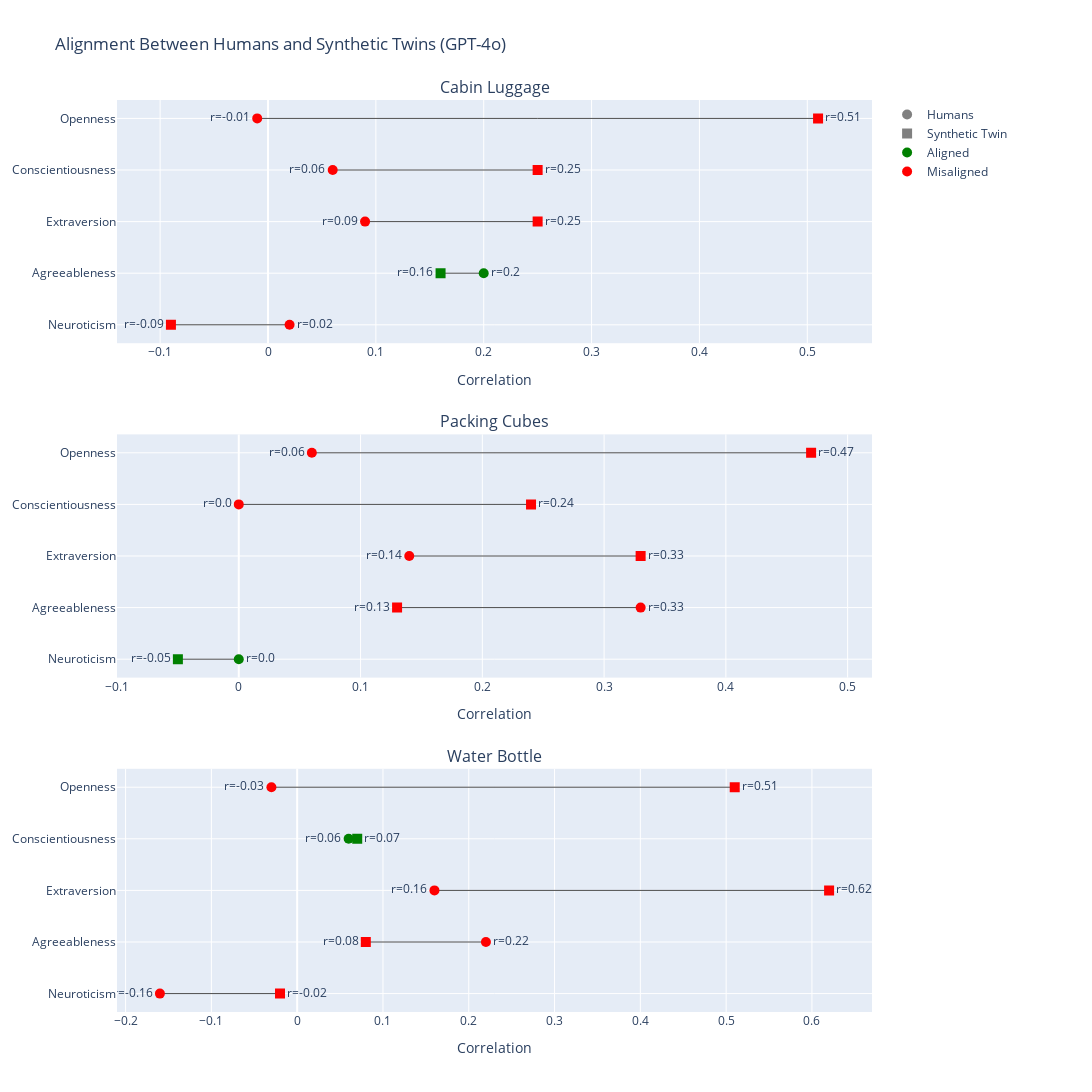

Notebook code cell kept with this figure:
### Code cell
plot_alignment_with_humans("gpt-4o")

### Figure 1 — Plotly figure (JSON) as saved in the notebook; plotly's stock layout.template omitted (floating-point values rounded to 4 significant figures)
{"data": [{"line": {"color": "black", "width": 1}, "mode": "lines", "opacity": 0.7, "showlegend": false, "type": "scatter", "x": [-0.01, 0.51], "xaxis": "x", "y": ["Openness", "Openness"], "yaxis": "y"}, {"marker": {"color": "red", "size": 10, "symbol": "circle"}, "mode": "markers+text", "showlegend": false, "text": ["r=-0.01"], "textposition": "middle left", "type": "scatter", "x": [-0.01], "xaxis": "x", "y": ["Openness"], "yaxis": "y"}, {"marker": {"color": "red", "size": 10, "symbol": "square"}, "mode": "markers+text", "showlegend": false, "text": ["r=0.51"], "textposition": "middle right", "type": "scatter", "x": [0.51], "xaxis": "x", "y": ["Openness"], "yaxis": "y"}, {"line": {"color": "black", "width": 1}, "mode": "lines", "opacity": 0.7, "showlegend": false, "type": "scatter", "x": [0.06, 0.25], "xaxis": "x", "y": ["Conscientiousness", "Conscientiousness"], "yaxis": "y"}, {"marker": {"color": "red", "size": 10, "symbol": "circle"}, "mode": "markers+text", "showlegend": false, "text": ["r=0.06"], "textposition": "middle left", "type": "scatter", "x": [0.06], "xaxis": "x", "y": ["Conscientiousness"], "yaxis": "y"}, {"marker": {"color": "red", "size": 10, "symbol": "square"}, "mode": "markers+text", "showlegend": false, "text": ["r=0.25"], "textposition": "middle right", "type": "scatter", "x": [0.25], "xaxis": "x", "y": ["Conscientiousness"], "yaxis": "y"}, {"line": {"color": "black", "width": 1}, "mode": "lines", "opacity": 0.7, "showlegend": false, "type": "scatter", "x": [0.09, 0.25], "xaxis": "x", "y": ["Extraversion", "Extraversion"], "yaxis": "y"}, {"marker": {"color": "red", "size": 10, "symbol": "circle"}, "mode": "markers+text", "showlegend": false, "text": ["r=0.09"], "textposition": "middle left", "type": "scatter", "x": [0.09], "xaxis": "x", "y": ["Extraversion"], "yaxis": "y"}, {"marker": {"color": "red", "size": 10, "symbol": "square"}, "mode": "markers+text", "showlegend": false, "text": ["r=0.25"], "textposition": "middle right", "type": "scatter", "x": [0.25], "xaxis": "x", "y": ["Extraversion"], "yaxis": "y"}, {"line": {"color": "black", "width": 1}, "mode": "lines", "opacity": 0.7, "showlegend": false, "type": "scatter", "x": [0.2, 0.16], "xaxis": "x", "y": ["Agreeableness", "Agreeableness"], "yaxis": "y"}, {"marker": {"color": "green", "size": 10, "symbol": "circle"}, "mode": "markers+text", "showlegend": false, "text": ["r=0.2"], "textposition": "middle right", "type": "scatter", "x": [0.2], "xaxis": "x", "y": ["Agreeableness"], "yaxis": "y"}, {"marker": {"color": "green", "size": 10, "symbol": "square"}, "mode": "markers+text", "showlegend": false, "text": ["r=0.16"], "textposition": "middle left", "type": "scatter", "x": [0.16], "xaxis": "x", "y": ["Agreeableness"], "yaxis": "y"}, {"line": {"color": "black", "width": 1}, "mode": "lines", "opacity": 0.7, "showlegend": false, "type": "scatter", "x": [0.02, -0.09], "xaxis": "x", "y": ["Neuroticism", "Neuroticism"], "yaxis": "y"}, {"marker": {"color": "red", "size": 10, "symbol": "circle"}, "mode": "markers+text", "showlegend": false, "text": ["r=0.02"], "textposition": "middle right", "type": "scatter", "x": [0.02], "xaxis": "x", "y": ["Neuroticism"], "yaxis": "y"}, {"marker": {"color": "red", "size": 10, "symbol": "square"}, "mode": "markers+text", "showlegend": false, "text": ["r=-0.09"], "textposition": "middle left", "type": "scatter", "x": [-0.09], "xaxis": "x", "y": ["Neuroticism"], "yaxis": "y"}, {"line": {"color": "black", "width": 1}, "mode": "lines", "opacity": 0.7, "showlegend": false, "type": "scatter", "x": [0.06, 0.47], "xaxis": "x2", "y": ["Openness", "Openness"], "yaxis": "y2"}, {"marker": {"color": "red", "size": 10, "symbol": "circle"}, "mode": "markers+text", "showlegend": false, "text": ["r=0.06"], "textposition": "middle left", "type": "scatter", "x": [0.06], "xaxis": "x2", "y": ["Openness"], "yaxis": "y2"}, {"marker": {"color": "red", "size": 10, "symbol": "square"}, "mode": "markers+text", "showlegend": false, "text": ["r=0.47"], "textposition": "middle right", "type": "scatter", "x": [0.47], "xaxis": "x2", "y": ["Openness"], "yaxis": "y2"}, {"line": {"color": "black", "width": 1}, "mode": "lines", "opacity": 0.7, "showlegend": false, "type": "scatter", "x": [0, 0.24], "xaxis": "x2", "y": ["Conscientiousness", "Conscientiousness"], "yaxis": "y2"}, {"marker": {"color": "red", "size": 10, "symbol": "circle"}, "mode": "markers+text", "showlegend": false, "text": ["r=0.0"], "textposition": "middle left", "type": "scatter", "x": [0], "xaxis": "x2", "y": ["Conscientiousness"], "yaxis": "y2"}, {"marker": {"color": "red", "size": 10, "symbol": "square"}, "mode": "markers+text", "showlegend": false, "text": ["r=0.24"], "textposition": "middle right", "type": "scatter", "x": [0.24], "xaxis": "x2", "y": ["Conscientiousness"], "yaxis": "y2"}, {"line": {"color": "black", "width": 1}, "mode": "lines", "opacity": 0.7, "showlegend": false, "type": "scatter", "x": [0.14, 0.33], "xaxis": "x2", "y": ["Extraversion", "Extraversion"], "yaxis": "y2"}, {"marker": {"color": "red", "size": 10, "symbol": "circle"}, "mode": "markers+text", "showlegend": false, "text": ["r=0.14"], "textposition": "middle left", "type": "scatter", "x": [0.14], "xaxis": "x2", "y": ["Extraversion"], "yaxis": "y2"}, {"marker": {"color": "red", "size": 10, "symbol": "square"}, "mode": "markers+text", "showlegend": false, "text": ["r=0.33"], "textposition": "middle right", "type": "scatter", "x": [0.33], "xaxis": "x2", "y": ["Extraversion"], "yaxis": "y2"}, {"line": {"color": "black", "width": 1}, "mode": "lines", "opacity": 0.7, "showlegend": false, "type": "scatter", "x": [0.33, 0.13], "xaxis": "x2", "y": ["Agreeableness", "Agreeableness"], "yaxis": "y2"}, {"marker": {"color": "red", "size": 10, "symbol": "circle"}, "mode": "markers+text", "showlegend": false, "text": ["r=0.33"], "textposition": "middle right", "type": "scatter", "x": [0.33], "xaxis": "x2", "y": ["Agreeableness"], "yaxis": "y2"}, {"marker": {"color": "red", "size": 10, "symbol": "square"}, "mode": "markers+text", "showlegend": false, "text": ["r=0.13"], "textposition": "middle left", "type": "scatter", "x": [0.13], "xaxis": "x2", "y": ["Agreeableness"], "yaxis": "y2"}, {"line": {"color": "black", "width": 1}, "mode": "lines", "opacity": 0.7, "showlegend": false, "type": "scatter", "x": [0, -0.05], "xaxis": "x2", "y": ["Neuroticism", "Neuroticism"], "yaxis": "y2"}, {"marker": {"color": "green", "size": 10, "symbol": "circle"}, "mode": "markers+text", "showlegend": false, "text": ["r=0.0"], "textposition": "middle right", "type": "scatter", "x": [0], "xaxis": "x2", "y": ["Neuroticism"], "yaxis": "y2"}, {"marker": {"color": "green", "size": 10, "symbol": "square"}, "mode": "markers+text", "showlegend": false, "text": ["r=-0.05"], "textposition": "middle left", "type": "scatter", "x": [-0.05], "xaxis": "x2", "y": ["Neuroticism"], "yaxis": "y2"}, {"line": {"color": "black", "width": 1}, "mode": "lines", "opacity": 0.7, "showlegend": false, "type": "scatter", "x": [-0.03, 0.51], "xaxis": "x3", "y": ["Openness", "Openness"], "yaxis": "y3"}, {"marker": {"color": "red", "size": 10, "symbol": "circle"}, "mode": "markers+text", "showlegend": false, "text": ["r=-0.03"], "textposition": "middle left", "type": "scatter", "x": [-0.03], "xaxis": "x3", "y": ["Openness"], "yaxis": "y3"}, {"marker": {"color": "red", "size": 10, "symbol": "square"}, "mode": "markers+text", "showlegend": false, "text": ["r=0.51"], "textposition": "middle right", "type": "scatter", "x": [0.51], "xaxis": "x3", "y": ["Openness"], "yaxis": "y3"}, {"line": {"color": "black", "width": 1}, "mode": "lines", "opacity": 0.7, "showlegend": false, "type": "scatter", "x": [0.06, 0.07], "xaxis": "x3", "y": ["Conscientiousness", "Conscientiousness"], "yaxis": "y3"}, {"marker": {"color": "green", "size": 10, "symbol": "circle"}, "mode": "markers+text", "showlegend": false, "text": ["r=0.06"], "textposition": "middle left", "type": "scatter", "x": [0.06], "xaxis": "x3", "y": ["Conscientiousness"], "yaxis": "y3"}, {"marker": {"color": "green", "size": 10, "symbol": "square"}, "mode": "markers+text", "showlegend": false, "text": ["r=0.07"], "textposition": "middle right", "type": "scatter", "x": [0.07], "xaxis": "x3", "y": ["Conscientiousness"], "yaxis": "y3"}, {"line": {"color": "black", "width": 1}, "mode": "lines", "opacity": 0.7, "showlegend": false, "type": "scatter", "x": [0.16, 0.62], "xaxis": "x3", "y": ["Extraversion", "Extraversion"], "yaxis": "y3"}, {"marker": {"color": "red", "size": 10, "symbol": "circle"}, "mode": "markers+text", "showlegend": false, "text": ["r=0.16"], "textposition": "middle left", "type": "scatter", "x": [0.16], "xaxis": "x3", "y": ["Extraversion"], "yaxis": "y3"}, {"marker": {"color": "red", "size": 10, "symbol": "square"}, "mode": "markers+text", "showlegend": false, "text": ["r=0.62"], "textposition": "middle right", "type": "scatter", "x": [0.62], "xaxis": "x3", "y": ["Extraversion"], "yaxis": "y3"}, {"line": {"color": "black", "width": 1}, "mode": "lines", "opacity": 0.7, "showlegend": false, "type": "scatter", "x": [0.22, 0.08], "xaxis": "x3", "y": ["Agreeableness", "Agreeableness"], "yaxis": "y3"}, {"marker": {"color": "red", "size": 10, "symbol": "circle"}, "mode": "markers+text", "showlegend": false, "text": ["r=0.22"], "textposition": "middle right", "type": "scatter", "x": [0.22], "xaxis": "x3", "y": ["Agreeableness"], "yaxis": "y3"}, {"marker": {"color": "red", "size": 10, "symbol": "square"}, "mode": "markers+text", "showlegend": false, "text": ["r=0.08"], "textposition": "middle left", "type": "scatter", "x": [0.08], "xaxis": "x3", "y": ["Agreeableness"], "yaxis": "y3"}, {"line": {"color": "black", "width": 1}, "mode": "lines", "opacity": 0.7, "showlegend": false, "type": "scatter", "x": [-0.16, -0.02], "xaxis": "x3", "y": ["Neuroticism", "Neuroticism"], "yaxis": "y3"}, {"marker": {"color": "red", "size": 10, "symbol": "circle"}, "mode": "markers+text", "showlegend": false, "text": ["r=-0.16"], "textposition": "middle left", "type": "scatter", "x": [-0.16], "xaxis": "x3", "y": ["Neuroticism"], "yaxis": "y3"}, {"marker": {"color": "red", "size": 10, "symbol": "square"}, "mode": "markers+text", "showlegend": false, "text": ["r=-0.02"], "textposition": "middle right", "type": "scatter", "x": [-0.02], "xaxis": "x3", "y": ["Neuroticism"], "yaxis": "y3"}, {"marker": {"color": "gray", "size": 10, "symbol": "circle"}, "mode": "markers", "name": "Humans", "type": "scatter", "x": [null], "y": [null]}, {"marker": {"color": "gray", "size": 10, "symbol": "square"}, "mode": "markers", "name": "Synthetic Twin", "type": "scatter", "x": [null], "y": [null]}, {"marker": {"color": "green", "size": 10, "symbol": "circle"}, "mode": "markers", "name": "Aligned", "type": "scatter", "x": [null], "y": [null]}, {"marker": {"color": "red", "size": 10, "symbol": "circle"}, "mode": "markers", "name": "Misaligned", "type": "scatter", "x": [null], "y": [null]}], "layout": {"annotations": [{"font": {"size": 16}, "showarrow": false, "text": "Cabin Luggage", "x": 0.5, "xanchor": "center", "xref": "paper", "y": 1, "yanchor": "bottom", "yref": "paper"}, {"font": {"size": 16}, "showarrow": false, "text": "Packing Cubes", "x": 0.5, "xanchor": "center", "xref": "paper", "y": 0.6333, "yanchor": "bottom", "yref": "paper"}, {"font": {"size": 16}, "showarrow": false, "text": "Water Bottle", "x": 0.5, "xanchor": "center", "xref": "paper", "y": 0.2667, "yanchor": "bottom", "yref": "paper"}], "height": 1400, "legend": {"borderwidth": 0, "font": {"size": 12}, "traceorder": "normal", "x": 1.02, "y": 1}, "margin": {"b": 80, "l": 100, "r": 220, "t": 100}, "title": {"text": "Alignment Between Humans and Synthetic Twins (GPT-4o)"}, "width": 1300, "xaxis": {"anchor": "y", "domain": [0, 1], "range": [-0.14, 0.56], "title": {"text": "Correlation"}}, "xaxis2": {"anchor": "y2", "domain": [0, 1], "range": [-0.1, 0.52], "title": {"text": "Correlation"}}, "xaxis3": {"anchor": "y3", "domain": [0, 1], "range": [-0.21, 0.67], "title": {"text": "Correlation"}}, "yaxis": {"anchor": "x", "categoryarray": ["Neuroticism", "Agreeableness", "Extraversion", "Conscientiousness", "Openness"], "categoryorder": "array", "domain": [0.7333, 1]}, "yaxis2": {"anchor": "x2", "categoryarray": ["Neuroticism", "Agreeableness", "Extraversion", "Conscientiousness", "Openness"], "categoryorder": "array", "domain": [0.3667, 0.6333]}, "yaxis3": {"anchor": "x3", "categoryarray": ["Neuroticism", "Agreeableness", "Extraversion", "Conscientiousness", "Openness"], "categoryorder": "array", "domain": [0, 0.2667]}}}
